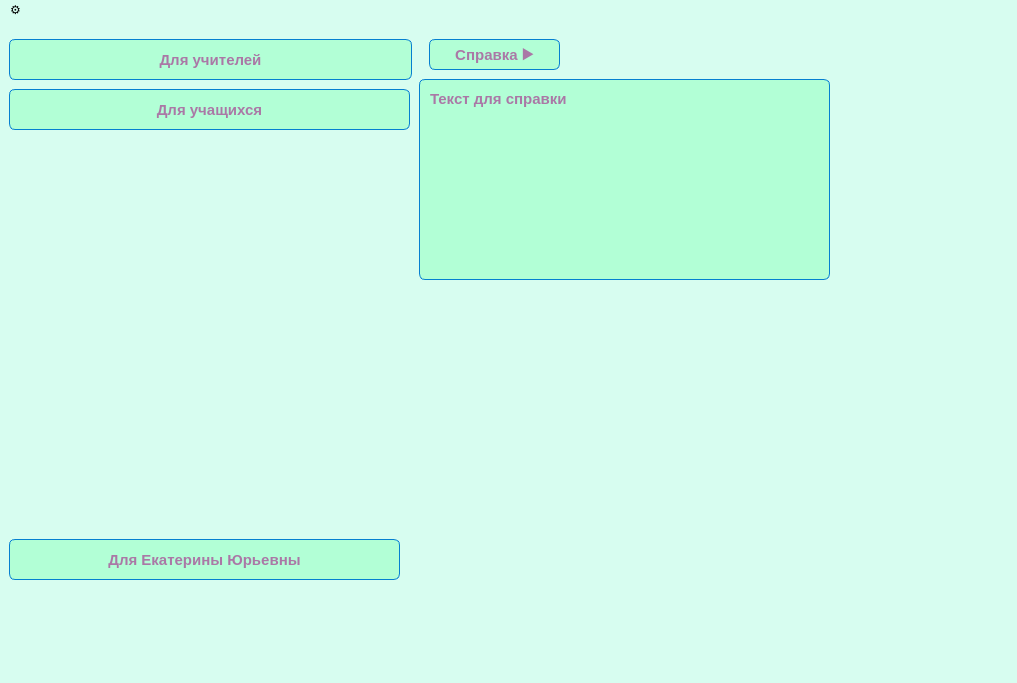
<?xml version="1.0" encoding="UTF-8"?>
<ui version="4.0">
 <class>MainWindow</class>
 <widget class="QMainWindow" name="MainWindow">
  <property name="geometry">
   <rect>
    <x>0</x>
    <y>0</y>
    <width>1017</width>
    <height>683</height>
   </rect>
  </property>
  <property name="windowTitle">
   <string>MainWindow</string>
  </property>
  <property name="styleSheet">
   <string notr="true">background-color: #D7FDF0;</string>
  </property>
  <widget class="QWidget" name="centralwidget">
   <layout class="QGridLayout" name="gridLayout">
    <item row="2" column="0">
     <widget class="QStackedWidget" name="stack">
      <property name="styleSheet">
       <string>#reg_button{
	background:linear-gradient(to bottom, #62c1e0 5%, #019ad2 100%);
	background-color:#B2FFD6;
	border-radius:6px;
	border:1px solid #057fd0;
	color:#AA78A6;
	font-family:Arial;
	font-size:15px;
	font-weight:bold;
	padding:6px 6px;
	text-decoration:none;
}
#reg_button:hover {
	background:linear-gradient(to bottom, #019ad2 5%, #62c1e0 100%);
	background-color:#B4D6D3;
}
#reg_button:active {
	position:relative;
	top:1px;
}
</string>
      </property>
      <property name="currentIndex">
       <number>0</number>
      </property>
      <widget class="QWidget" name="main_page">
       <widget class="QPushButton" name="go_admin_page">
        <property name="geometry">
         <rect>
          <x>0</x>
          <y>510</y>
          <width>391</width>
          <height>41</height>
         </rect>
        </property>
        <property name="font">
         <font>
          <family>Arial</family>
          <pointsize>-1</pointsize>
          <weight>75</weight>
          <bold>true</bold>
          <underline>false</underline>
          <strikeout>false</strikeout>
         </font>
        </property>
        <property name="styleSheet">
         <string notr="true">#go_admin_page{
	background:linear-gradient(to bottom, #62c1e0 5%, #019ad2 100%);
	background-color:#B2FFD6;
	border-radius:6px;
	border:1px solid #057fd0;
	color:#AA78A6;
	font-family:Arial;
	font-size:15px;
	font-weight:bold;
	padding:6px 6px;
	text-decoration:none;
}
#go_admin_page:hover {
	background:linear-gradient(to bottom, #019ad2 5%, #62c1e0 100%);
	background-color:#B4D6D3;
}
#go_admin_page:active {
	position:relative;
	top:1px;
}
</string>
        </property>
        <property name="text">
         <string>Для Екатерины Юрьевны</string>
        </property>
       </widget>
       <widget class="QPushButton" name="go_student_page">
        <property name="geometry">
         <rect>
          <x>0</x>
          <y>60</y>
          <width>401</width>
          <height>41</height>
         </rect>
        </property>
        <property name="font">
         <font>
          <family>Arial</family>
          <pointsize>-1</pointsize>
          <weight>75</weight>
          <bold>true</bold>
          <underline>false</underline>
          <strikeout>false</strikeout>
         </font>
        </property>
        <property name="styleSheet">
         <string notr="true">#go_student_page{
	background:linear-gradient(to bottom, #62c1e0 5%, #019ad2 100%);
	background-color:#B2FFD6;
	border-radius:6px;
	border:1px solid #057fd0;
	color:#AA78A6;
	font-family:Arial;
	font-size:15px;
	font-weight:bold;
	padding:6px 6px;
	text-decoration:none;
}
#go_student_page:hover {
	background:linear-gradient(to bottom, #019ad2 5%, #62c1e0 100%);
	background-color:#B4D6D3;
}
#go_student_page:active {
	position:relative;
	top:1px;
}
</string>
        </property>
        <property name="text">
         <string>Для учащихся</string>
        </property>
       </widget>
       <widget class="QPushButton" name="go_teacher_page">
        <property name="geometry">
         <rect>
          <x>0</x>
          <y>10</y>
          <width>403</width>
          <height>41</height>
         </rect>
        </property>
        <property name="font">
         <font>
          <family>Arial</family>
          <pointsize>-1</pointsize>
          <weight>75</weight>
          <bold>true</bold>
          <underline>false</underline>
          <strikeout>false</strikeout>
         </font>
        </property>
        <property name="styleSheet">
         <string notr="true">#go_teacher_page{
	background:linear-gradient(to bottom, #62c1e0 5%, #019ad2 100%);
	background-color:#B2FFD6;
	border-radius:6px;
	border:1px solid #057fd0;
	color:#AA78A6;
	font-family:Arial;
	font-size:15px;
	font-weight:bold;
	padding:6px 6px;
	text-decoration:none;
}
#go_teacher_page:hover {
	background:linear-gradient(to bottom, #019ad2 5%, #62c1e0 100%);
	background-color:#B4D6D3;
}
#go_teacher_page:active {
	position:relative;
	top:1px;
}
</string>
        </property>
        <property name="text">
         <string>Для учителей</string>
        </property>
       </widget>
       <widget class="QPushButton" name="help_button">
        <property name="geometry">
         <rect>
          <x>420</x>
          <y>10</y>
          <width>131</width>
          <height>31</height>
         </rect>
        </property>
        <property name="styleSheet">
         <string notr="true">#help_button{
	background:linear-gradient(to bottom, #62c1e0 5%, #019ad2 100%);
	background-color:#B2FFD6;
	border-radius:6px;
	border:1px solid #057fd0;
	color:#AA78A6;
	font-family:Arial;
	font-size:15px;
	font-weight:bold;
	padding:6px 6px;
	text-decoration:none;
}
#help_button:hover {
	background:linear-gradient(to bottom, #019ad2 5%, #62c1e0 100%);
	background-color:#B4D6D3;
}
#help_button:active {
	position:relative;
	top:1px;
}
</string>
        </property>
        <property name="text">
         <string>Справка ⯈</string>
        </property>
       </widget>
       <widget class="QPlainTextEdit" name="help_text">
        <property name="geometry">
         <rect>
          <x>410</x>
          <y>50</y>
          <width>411</width>
          <height>201</height>
         </rect>
        </property>
        <property name="styleSheet">
         <string notr="true">#help_text{
	background:linear-gradient(to bottom, #62c1e0 5%, #019ad2 100%);
	background-color:#B2FFD6;
	border-radius:6px;
	border:1px solid #057fd0;
	color:#AA78A6;
	font-family:Arial;
	font-size:15px;
	font-weight:bold;
	padding:6px 6px;
	text-decoration:none;
}
#help_text:hover {
	background:linear-gradient(to bottom, #019ad2 5%, #62c1e0 100%);
	background-color:#B4D6D3;
}
#help_text:active {
	position:relative;
	top:1px;
}
</string>
        </property>
        <property name="plainText">
         <string>Текст для справки</string>
        </property>
       </widget>
      </widget>
      <widget class="QWidget" name="teacher_page">
       <layout class="QGridLayout" name="gridLayout_5">
        <item row="0" column="0">
         <layout class="QFormLayout" name="formLayout_2">
          <item row="0" column="1">
           <widget class="QTableView" name="person_info">
            <property name="styleSheet">
             <string notr="true"/>
            </property>
           </widget>
          </item>
          <item row="1" column="0">
           <widget class="QPushButton" name="go_home_1">
            <property name="font">
             <font>
              <family>Arial</family>
              <pointsize>-1</pointsize>
              <weight>75</weight>
              <bold>true</bold>
              <underline>false</underline>
              <strikeout>false</strikeout>
             </font>
            </property>
            <property name="styleSheet">
             <string notr="true">#go_home_1{
	background:linear-gradient(to bottom, #62c1e0 5%, #019ad2 100%);
	background-color:#B2FFD6;
	border-radius:6px;
	border:1px solid #057fd0;
	color:#AA78A6;
	font-family:Arial;
	font-size:15px;
	font-weight:bold;
	padding:6px 6px;
	text-decoration:none;
}
#go_home_1:hover {
	background:linear-gradient(to bottom, #019ad2 5%, #62c1e0 100%);
	background-color:#B4D6D3;
}
#go_home_1:active {
	position:relative;
	top:1px;
}
</string>
            </property>
            <property name="text">
             <string>На главную</string>
            </property>
           </widget>
          </item>
          <item row="1" column="1">
           <widget class="QPushButton" name="choose_teacher">
            <property name="font">
             <font>
              <family>Arial</family>
              <weight>75</weight>
              <bold>true</bold>
              <underline>false</underline>
              <strikeout>false</strikeout>
             </font>
            </property>
            <property name="styleSheet">
             <string notr="true">#reg_button{
	background:linear-gradient(to bottom, #62c1e0 5%, #019ad2 100%);
	background-color:#B2FFD6;
	border-radius:6px;
	border:1px solid #057fd0;
	color:#AA78A6;
	font-family:Arial;
	font-size:15px;
	font-weight:bold;
	padding:6px 6px;
	text-decoration:none;
}
#reg_button:hover {
	background:linear-gradient(to bottom, #019ad2 5%, #62c1e0 100%);
	background-color:#B4D6D3;
}
#reg_button:active {
	position:relative;
	top:1px;
}
</string>
            </property>
            <property name="text">
             <string>Кто вы?</string>
            </property>
           </widget>
          </item>
         </layout>
        </item>
       </layout>
      </widget>
      <widget class="QWidget" name="student_page">
       <layout class="QGridLayout" name="gridLayout_2">
        <item row="0" column="0">
         <layout class="QGridLayout" name="gridLayout_6">
          <item row="0" column="0">
           <layout class="QFormLayout" name="formLayout_3">
            <property name="rowWrapPolicy">
             <enum>QFormLayout::DontWrapRows</enum>
            </property>
            <item row="1" column="0">
             <widget class="QComboBox" name="teacher_choose">
              <property name="font">
               <font>
                <family>Arial</family>
                <pointsize>-1</pointsize>
                <weight>75</weight>
                <bold>true</bold>
                <underline>false</underline>
                <strikeout>false</strikeout>
               </font>
              </property>
              <property name="styleSheet">
               <string notr="true">#rest_choose{
	background:linear-gradient(to bottom, #62c1e0 5%, #019ad2 100%);
	background-color:#B2FFD6;
	border-radius:6px;
	border:1px solid #057fd0;
	color:#AA78A6;
	font-family:Arial;
	font-size:15px;
	font-weight:bold;
	padding:6px 6px;
	text-decoration:none;
}
#rest_choose:hover {
	background:linear-gradient(to bottom, #019ad2 5%, #62c1e0 100%);
	background-color:#B4D6D3;
}
#rest_choose:active {
	position:relative;
	top:1px;
}
</string>
              </property>
              <item>
               <property name="text">
                <string/>
               </property>
              </item>
              <item>
               <property name="text">
                <string>McDonald`s</string>
               </property>
              </item>
              <item>
               <property name="text">
                <string>KFC</string>
               </property>
              </item>
              <item>
               <property name="text">
                <string>Burger King</string>
               </property>
              </item>
             </widget>
            </item>
            <item row="1" column="1">
             <widget class="QLabel" name="label_3">
              <property name="font">
               <font>
                <family>Calibri</family>
                <pointsize>14</pointsize>
               </font>
              </property>
              <property name="text">
               <string>Выбор учителя</string>
              </property>
             </widget>
            </item>
            <item row="2" column="0">
             <widget class="QComboBox" name="date_choose">
              <property name="font">
               <font>
                <family>Arial</family>
                <pointsize>-1</pointsize>
                <weight>75</weight>
                <bold>true</bold>
                <underline>false</underline>
                <strikeout>false</strikeout>
               </font>
              </property>
              <property name="styleSheet">
               <string notr="true">#category_choose{
	background:linear-gradient(to bottom, #62c1e0 5%, #019ad2 100%);
	background-color:#B2FFD6;
	border-radius:6px;
	border:1px solid #057fd0;
	color:#AA78A6;
	font-family:Arial;
	font-size:15px;
	font-weight:bold;
	padding:6px 6px;
	text-decoration:none;
}
#category_choose:hover {
	background:linear-gradient(to bottom, #019ad2 5%, #62c1e0 100%);
	background-color:#B4D6D3;
}
#category_choose:active {
	position:relative;
	top:1px;
}
</string>
              </property>
              <item>
               <property name="text">
                <string/>
               </property>
              </item>
              <item>
               <property name="text">
                <string>Бургер</string>
               </property>
              </item>
              <item>
               <property name="text">
                <string>Закуска</string>
               </property>
              </item>
              <item>
               <property name="text">
                <string>Напиток</string>
               </property>
              </item>
             </widget>
            </item>
            <item row="2" column="1">
             <widget class="QLabel" name="label_4">
              <property name="font">
               <font>
                <family>Calibri</family>
                <pointsize>14</pointsize>
               </font>
              </property>
              <property name="text">
               <string>Выбор даты</string>
              </property>
             </widget>
            </item>
            <item row="3" column="0">
             <widget class="QLabel" name="error_label">
              <property name="font">
               <font>
                <family>Calibri</family>
                <pointsize>14</pointsize>
               </font>
              </property>
              <property name="text">
               <string/>
              </property>
             </widget>
            </item>
            <item row="3" column="1">
             <widget class="QLabel" name="label_6">
              <property name="font">
               <font>
                <family>Calibri</family>
                <pointsize>18</pointsize>
               </font>
              </property>
              <property name="text">
               <string>Запись:</string>
              </property>
             </widget>
            </item>
            <item row="4" column="1">
             <layout class="QHBoxLayout" name="horizontalLayout">
              <item>
               <widget class="QTextBrowser" name="teachers">
                <property name="font">
                 <font>
                  <family>Calibri</family>
                  <pointsize>14</pointsize>
                 </font>
                </property>
                <property name="styleSheet">
                 <string notr="true"/>
                </property>
               </widget>
              </item>
              <item>
               <widget class="QTextBrowser" name="available_dates">
                <property name="font">
                 <font>
                  <family>Calibri</family>
                  <pointsize>14</pointsize>
                 </font>
                </property>
               </widget>
              </item>
             </layout>
            </item>
            <item row="5" column="0">
             <widget class="QPushButton" name="go_home_2">
              <property name="font">
               <font>
                <family>Arial</family>
                <pointsize>-1</pointsize>
                <weight>75</weight>
                <bold>true</bold>
                <underline>false</underline>
                <strikeout>false</strikeout>
               </font>
              </property>
              <property name="styleSheet">
               <string notr="true">#go_home_2{
	background:linear-gradient(to bottom, #62c1e0 5%, #019ad2 100%);
	background-color:#B2FFD6;
	border-radius:6px;
	border:1px solid #057fd0;
	color:#AA78A6;
	font-family:Arial;
	font-size:15px;
	font-weight:bold;
	padding:6px 6px;
	text-decoration:none;
}
#go_home_2:hover {
	background:linear-gradient(to bottom, #019ad2 5%, #62c1e0 100%);
	background-color:#B4D6D3;
}
#go_home_2:active {
	position:relative;
	top:1px;
}
</string>
              </property>
              <property name="text">
               <string>На главную</string>
              </property>
             </widget>
            </item>
            <item row="5" column="1">
             <widget class="QPushButton" name="create_order">
              <property name="font">
               <font>
                <family>Arial</family>
                <pointsize>-1</pointsize>
                <weight>75</weight>
                <bold>true</bold>
                <underline>false</underline>
                <strikeout>false</strikeout>
               </font>
              </property>
              <property name="styleSheet">
               <string notr="true">#create_order{
	background:linear-gradient(to bottom, #62c1e0 5%, #019ad2 100%);
	background-color:#B2FFD6;
	border-radius:6px;
	border:1px solid #057fd0;
	color:#AA78A6;
	font-family:Arial;
	font-size:15px;
	font-weight:bold;
	padding:6px 6px;
	text-decoration:none;
}
#create_order:hover {
	background:linear-gradient(to bottom, #019ad2 5%, #62c1e0 100%);
	background-color:#B4D6D3;
}
#create_order:active {
	position:relative;
	top:1px;
}



</string>
              </property>
              <property name="text">
               <string>Записаться</string>
              </property>
             </widget>
            </item>
            <item row="0" column="0">
             <widget class="QComboBox" name="subject_choose">
              <property name="styleSheet">
               <string notr="true">#subject_choose{
	background:linear-gradient(to bottom, #62c1e0 5%, #019ad2 100%);
	background-color:#B2FFD6;
	border-radius:6px;
	border:1px solid #057fd0;
	color:#AA78A6;
	font-family:Arial;
	font-size:15px;
	font-weight:bold;
	padding:6px 6px;
	text-decoration:none;
}
#subject_choose:hover {
	background:linear-gradient(to bottom, #019ad2 5%, #62c1e0 100%);
	background-color:#B4D6D3;
}
#subject_choose:active {
	position:relative;
	top:1px;
}</string>
              </property>
             </widget>
            </item>
            <item row="0" column="1">
             <widget class="QLabel" name="label">
              <property name="font">
               <font>
                <family>Calibri</family>
                <pointsize>14</pointsize>
               </font>
              </property>
              <property name="text">
               <string>Выбор предмета</string>
              </property>
             </widget>
            </item>
           </layout>
          </item>
         </layout>
        </item>
       </layout>
      </widget>
      <widget class="QWidget" name="admin_page">
       <layout class="QGridLayout" name="gridLayout_13">
        <item row="0" column="0">
         <layout class="QGridLayout" name="gridLayout_12">
          <item row="0" column="0">
           <layout class="QFormLayout" name="formLayout_7">
            <property name="rowWrapPolicy">
             <enum>QFormLayout::DontWrapRows</enum>
            </property>
            <item row="0" column="0">
             <widget class="QLabel" name="Label">
              <property name="font">
               <font>
                <pointsize>12</pointsize>
               </font>
              </property>
              <property name="text">
               <string>Выберите учителя</string>
              </property>
             </widget>
            </item>
            <item row="0" column="1">
             <widget class="QComboBox" name="teachers_choose">
              <property name="styleSheet">
               <string notr="true">#user_choose{
	background:linear-gradient(to bottom, #62c1e0 5%, #019ad2 100%);
	background-color:#B2FFD6;
	border-radius:6px;
	border:1px solid #057fd0;
	color:#AA78A6;
	font-family:Arial;
	font-size:15px;
	font-weight:bold;
	padding:6px 6px;
	text-decoration:none;
}
#user_choose:hover {
	background:linear-gradient(to bottom, #019ad2 5%, #62c1e0 100%);
	background-color:#B4D6D3;
}
#user_choose:active {
	position:relative;
	top:1px;
}
</string>
              </property>
              <item>
               <property name="text">
                <string/>
               </property>
              </item>
             </widget>
            </item>
            <item row="1" column="0">
             <widget class="QLabel" name="label_17">
              <property name="text">
               <string/>
              </property>
             </widget>
            </item>
            <item row="1" column="1">
             <widget class="QTextBrowser" name="info_view">
              <property name="font">
               <font>
                <family>Arial</family>
                <pointsize>-1</pointsize>
                <weight>75</weight>
                <bold>true</bold>
                <underline>false</underline>
                <strikeout>false</strikeout>
               </font>
              </property>
              <property name="styleSheet">
               <string notr="true">#info_view{
	background:linear-gradient(to bottom, #62c1e0 5%, #019ad2 100%);
	background-color:#B2FFD6;
	border-radius:6px;
	border:1px solid #057fd0;
	color:#AA78A6;
	font-family:Arial;
	font-size:26px;
	font-weight:bold;
	padding:6px 6px;
	text-decoration:none;
}

#info_view:active {
	position:relative;
	top:1px;
}
</string>
              </property>
             </widget>
            </item>
            <item row="2" column="0">
             <widget class="QPushButton" name="go_home_3">
              <property name="font">
               <font>
                <family>Arial</family>
                <pointsize>-1</pointsize>
                <weight>75</weight>
                <bold>true</bold>
                <underline>false</underline>
                <strikeout>false</strikeout>
               </font>
              </property>
              <property name="styleSheet">
               <string notr="true">#go_home_3{
	background:linear-gradient(to bottom, #62c1e0 5%, #019ad2 100%);
	background-color:#B2FFD6;
	border-radius:6px;
	border:1px solid #057fd0;
	color:#AA78A6;
	font-family:Arial;
	font-size:15px;
	font-weight:bold;
	padding:6px 6px;
	text-decoration:none;
}
#go_home_3:hover {
	background:linear-gradient(to bottom, #019ad2 5%, #62c1e0 100%);
	background-color:#B4D6D3;
}
#go_home_3:active {
	position:relative;
	top:1px;
}
</string>
              </property>
              <property name="text">
               <string>На главную</string>
              </property>
             </widget>
            </item>
           </layout>
          </item>
         </layout>
        </item>
       </layout>
      </widget>
     </widget>
    </item>
   </layout>
  </widget>
  <widget class="QMenuBar" name="settings">
   <property name="geometry">
    <rect>
     <x>0</x>
     <y>0</y>
     <width>1017</width>
     <height>22</height>
    </rect>
   </property>
   <property name="styleSheet">
    <string notr="true">
#settings:hover {
	background:linear-gradient(to bottom, #019ad2 5%, #62c1e0 100%);
	background-color:#B4D6D3;
}
#settings:active {
	position:relative;
	top:1px;
}
</string>
   </property>
   <widget class="QMenu" name="menu">
    <property name="title">
     <string>⚙</string>
    </property>
    <widget class="QMenu" name="theme">
     <property name="title">
      <string>Тема</string>
     </property>
     <addaction name="green"/>
     <addaction name="cream"/>
    </widget>
    <addaction name="theme"/>
   </widget>
   <addaction name="menu"/>
  </widget>
  <action name="help">
   <property name="text">
    <string>Справка</string>
   </property>
  </action>
  <action name="green">
   <property name="text">
    <string>Зелёная</string>
   </property>
   <property name="shortcut">
    <string>Ctrl+Q</string>
   </property>
   <property name="shortcutVisibleInContextMenu">
    <bool>false</bool>
   </property>
   <property name="priority">
    <enum>QAction::NormalPriority</enum>
   </property>
  </action>
  <action name="cream">
   <property name="text">
    <string>Кремовая</string>
   </property>
   <property name="shortcut">
    <string>Ctrl+E</string>
   </property>
   <property name="shortcutVisibleInContextMenu">
    <bool>false</bool>
   </property>
  </action>
  <action name="show_help_2">
   <property name="text">
    <string>Открыть</string>
   </property>
  </action>
  <action name="action">
   <property name="text">
    <string>Справка📓</string>
   </property>
  </action>
 </widget>
 <resources/>
 <connections/>
</ui>
